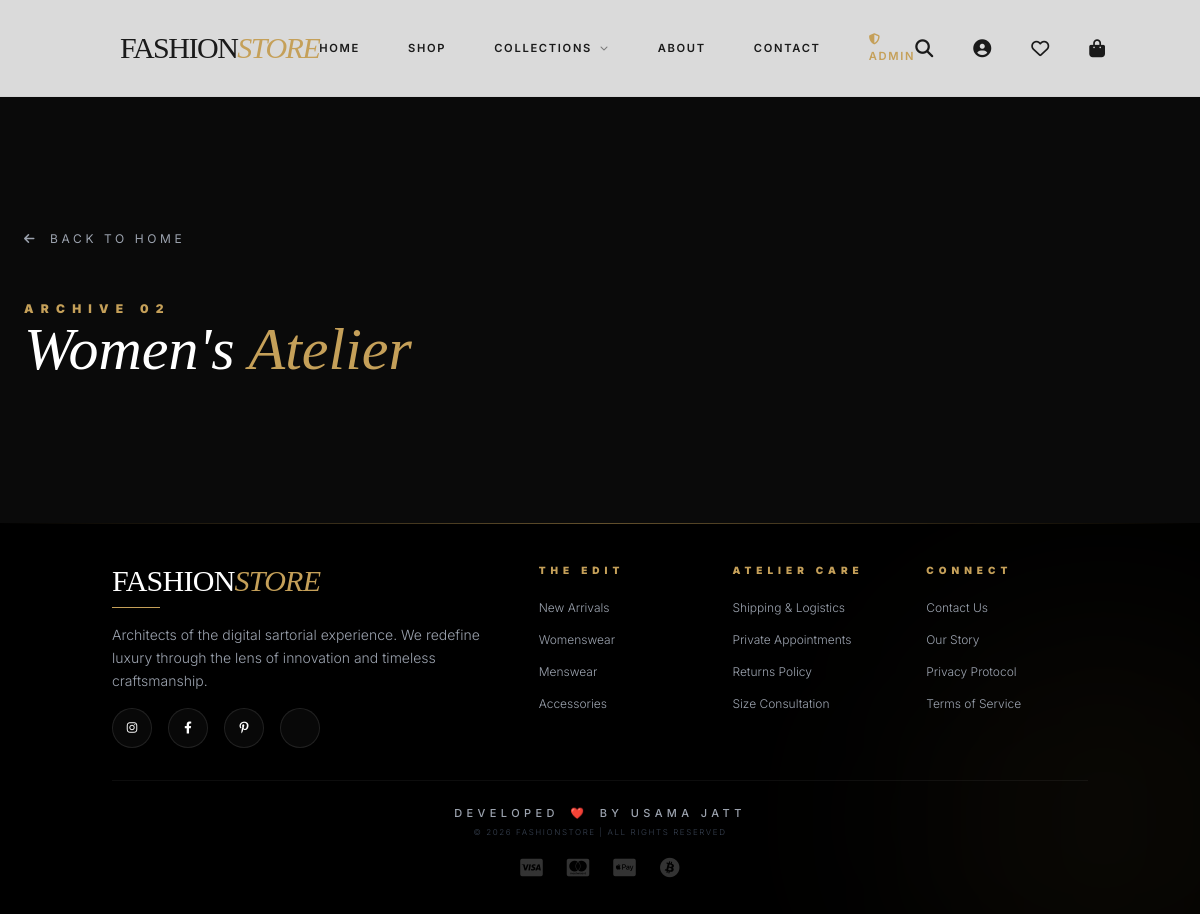
Page /women.php (signed in) on the earlier database version.
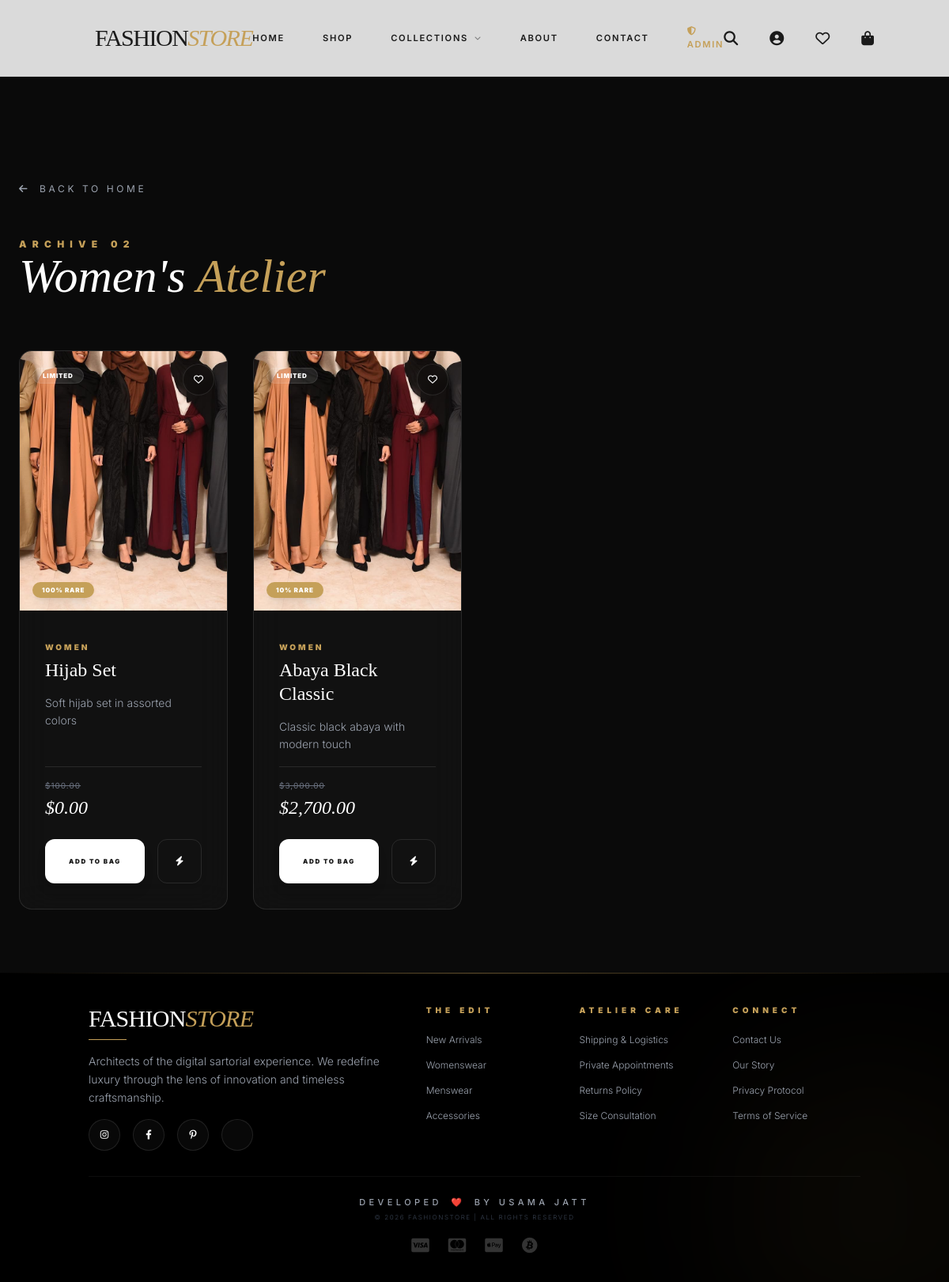
Same page on the later database version.
### tables this page shows
CREATE TABLE IF NOT EXISTS `product` (
  `id` int(11) NOT NULL AUTO_INCREMENT,
  `category` enum('Men', 'Women', 'Objects') NOT NULL,
  `productName` varchar(255) NOT NULL,
  `price` decimal(10,2) NOT NULL,
  `discountedPrice` decimal(10,2) DEFAULT NULL,
  `stock` int(11) NOT NULL DEFAULT 0,
  `description` text DEFAULT NULL,
  `file` varchar(255) NOT NULL,
  `created_at` timestamp NOT NULL DEFAULT current_timestamp(),
  PRIMARY KEY (`id`)
);

### auth/session.php (called while the page is built, shortened)
<?php
$root_path = rtrim(str_replace('\\', '/', dirname(__DIR__)), '/') . '/';
$normalized_root = str_replace('\\', '/', $root_path);
$normalized_doc_root = str_replace('\\', '/', $_SERVER['DOCUMENT_ROOT']);
$base_url = str_ireplace($normalized_doc_root, '', $normalized_root);
$base_url = '/' . trim($base_url, '/') . '/';
if ($base_url === '//') {
    $base_url = '/';
}

### components/product_card_user.php (the view, shortened to what the rows shown need)
<?php
function print_card_user($imagePath, $category, $name, $description, $price, $discountedPrice, $stock, $id, $iscarted = false, $iswishlisted = false)
{
    global $base_url;
    $discountPercent = $price > 0 && $discountedPrice < $price ? round((($price - $discountedPrice) / $price) * 100) : 0;
    $finalPrice = $discountedPrice ?: $price;
    $detailsUrl = $base_url . "product-details.php?id=" . $id;
    $cartBtn = $iscarted
        ? '<button class="flex-grow bg-white/10 text-gold py-4 px-4 text-[8px] font-black uppercase tracking-[0.2em] rounded-xl cursor-default backdrop-blur-md border border-white/5">In Archive</button>'
        : '<button onclick="addToCartAjax(' . $id . ')" id="cart-btn-' . $id . '" class="flex-grow bg-white text-luxury py-4 px-4 text-[8px] font-black uppercase tracking-[0.2em] rounded-xl hover:bg-gold hover:text-white transition-all duration-500 text-center shadow-lg">Add to Bag</button>';
    $wishlistIcon = $iswishlisted ? 'fas fa-heart text-gold' : 'far fa-heart';
    echo '
    <div class="glass rounded-2xl overflow-hidden group transition-all duration-500 hover:shadow-[0_20px_50px_rgba(197,160,89,0.2)] flex flex-col h-full">
        <div onclick="window.location.href=\'' . $detailsUrl . '\'" class="relative overflow-hidden aspect-[4/5] block cursor-pointer">
            <img src="' . $imagePath . '" alt="' . $name . '" class="w-full h-full object-cover transition-transform duration-[2s] group-hover:scale-110">
            <button onclick="event.stopPropagation(); toggleWishlistAjax(' . $id . ', this)" class="absolute top-4 right-4 w-10 h-10 bg-black/20 backdrop-blur-md border border-white/10 rounded-full flex items-center justify-center text-white hover:bg-gold hover:text-white transition-all duration-500 z-10">
                <i class="' . $wishlistIcon . ' text-[12px]"></i>
            </button>
            ' . ($discountPercent > 0 ? '<div class="absolute bottom-4 left-4 bg-gold text-white text-[8px] px-3 py-1 font-black tracking-widest uppercase rounded-full backdrop-blur-md shadow-lg">' . $discountPercent . '% Rare</div>' : '') . '
            <div class="absolute top-4 left-4">
                <span class="px-3 py-1 rounded-full text-[8px] font-black uppercase tracking-widest ' . ((int) $stock > 0 ? 'bg-white/10 text-white' : 'bg-red-500/20 text-red-500') . ' backdrop-blur-md border border-white/10">
                    ' . ((int) $stock > 0 ? 'Limited' : 'Exhausted') . '
                </span>
            </div>
        </div>
        <div class="p-8 flex flex-col flex-grow space-y-4">
            <div class="space-y-1">
                <span class="text-[10px] uppercase tracking-[0.3em] text-gold font-black">' . htmlspecialchars($category) . '</span>
                <div onclick="window.location.href=\'' . $detailsUrl . '\'" class="cursor-pointer"><h3 class="font-serif text-2xl text-white leading-tight group-hover:text-gold transition-colors duration-500">' . htmlspecialchars($name) . '</h3></div>
            </div>
            <p class="text-sm text-gray-400 font-light leading-relaxed flex-grow line-clamp-2">' . htmlspecialchars($description) . '</p>
            <div class="pt-4 border-t border-white/10">
                <div class="flex items-end justify-between mb-6">
                    <div>
                        ' . ($price > $finalPrice ? '<p class="text-[10px] line-through text-gray-500 uppercase tracking-widest mb-1">$' . number_format($price, 2) . '</p>' : '') . '
                        <p class="text-2xl font-serif text-white italic">$' . number_format($finalPrice, 2) . '</p>
                    </div>
                </div>
                <div class="flex gap-4">
                    ' . $cartBtn . '
                    <button onclick="window.location.href=\'' . $base_url . 'checkout.php?product_id=' . $id . '&qty=1\'" class="w-14 h-14 flex items-center justify-center border border-white/10 text-white rounded-xl hover:bg-gold hover:border-gold transition-all duration-500 group/icon shadow-sm" title="Quick Checkout">
                        <i class="fas fa-bolt text-xs group-hover/icon:scale-110 transition-transform"></i>
                    </button>
                </div>
            </div>
        </div>
    </div>
    ';
}
?>

### women.php (shortened to what the rows shown need)
<?php
require_once("auth/session.php");
include("configshoppingstore.php");
include("components/product_card_user.php");
$category = "Women";
$products = [];
try {
    $stmt = $conn->prepare("SELECT * FROM `product` WHERE category = ? ORDER BY id DESC");
    $stmt->execute([$category]);
    $products = $stmt->fetchAll();
} catch (\Throwable $th) {
    $error = $th->getMessage();
}
?>
<!DOCTYPE html>
<html lang="en">
<head>
    <script src="https://cdn.tailwindcss.com"></script>
    <link rel="stylesheet" href="https://cdnjs.cloudflare.com/ajax/libs/font-awesome/6.4.0/css/all.min.css">
</head>
<body class="font-sans">
    <main class="pt-32 pb-20 px-6">
        <div class="container mx-auto max-w-7xl">
            <div class="mb-16">
                <h1 class="font-serif text-6xl text-white italic">Women's <span class="text-gold">Atelier</span></h1>
            </div>
            <div class="grid grid-cols-1 sm:grid-cols-2 lg:grid-cols-4 gap-8">
                <?php foreach ($products as $value):
                    $imgPath = (strpos($value["file"], 'http') === 0) ? htmlspecialchars($value["file"]) : $base_url . "admin/uploads/" . htmlspecialchars($value["file"]);
                    print_card_user($imgPath, $value["category"], $value["productName"], $value["description"], $value["price"], $value["discountedPrice"], $value["stock"], $value["id"], false);
                endforeach; ?>
            </div>
        </div>
    </main>
</body>
</html>

Differences in the rows shown:
added product: file (picture), discountPercent "100", stock "LIMITED", category "WOMEN", productName "Hijab Set", description "Soft hijab set in assorted colors", price "100.00", discountedPrice "0.00"
added product: file (picture), discountPercent "10", stock "LIMITED", category "WOMEN", productName "Abaya Black Classic", description "Classic black abaya with modern touch", price "3,000.00", discountedPrice "2,700.00"
